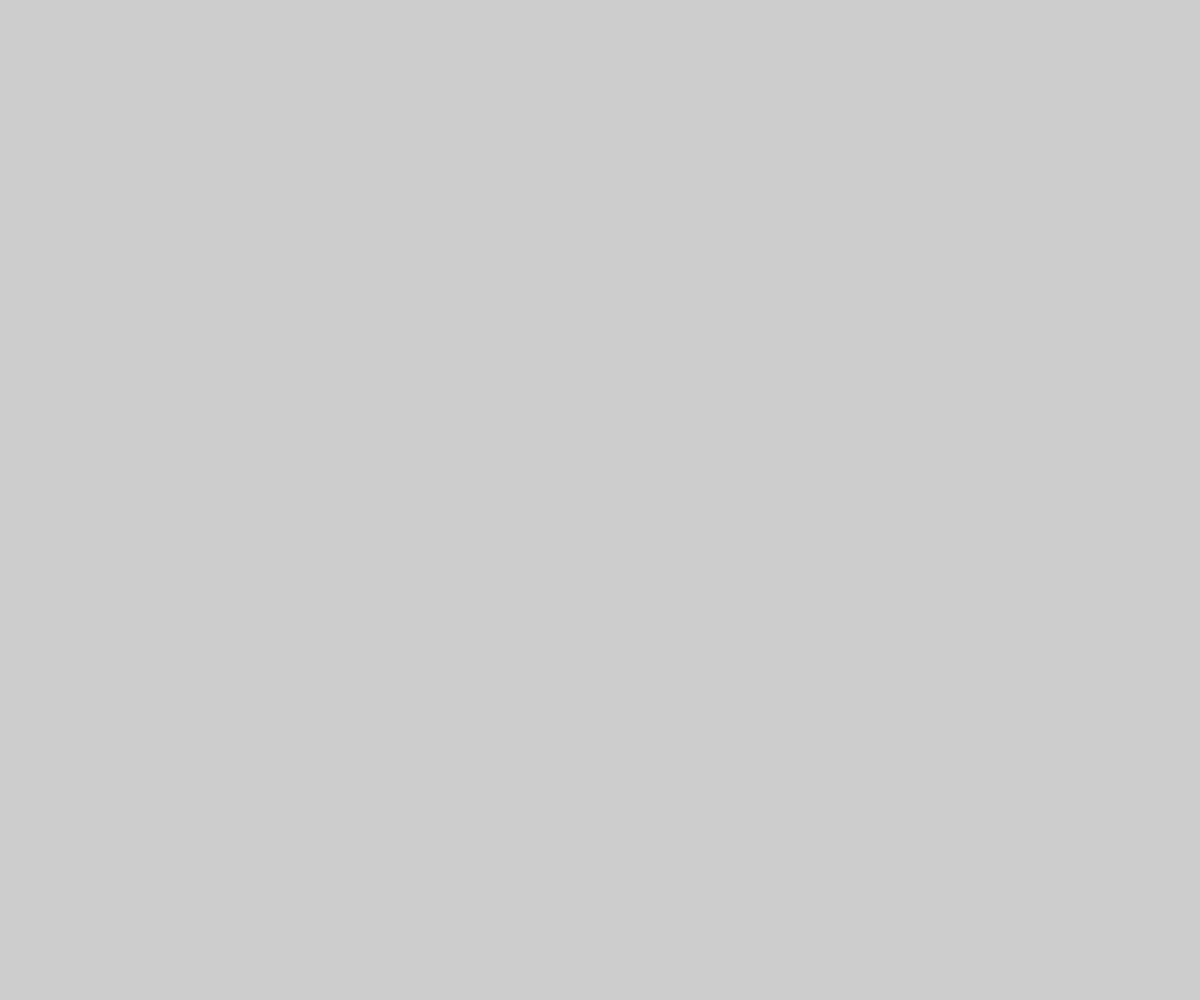
Frame 1 (no input)
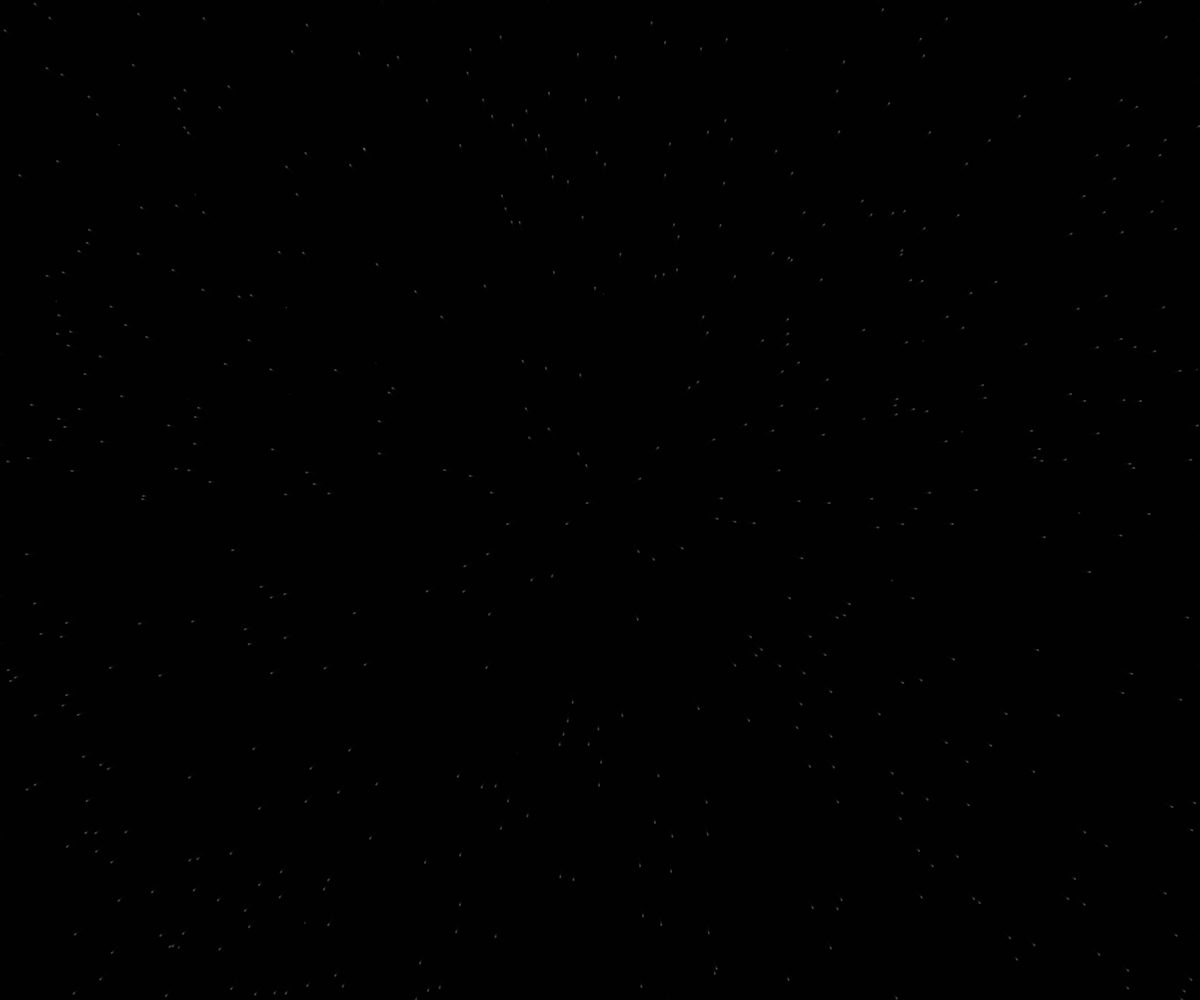
Frame 60 (no input)
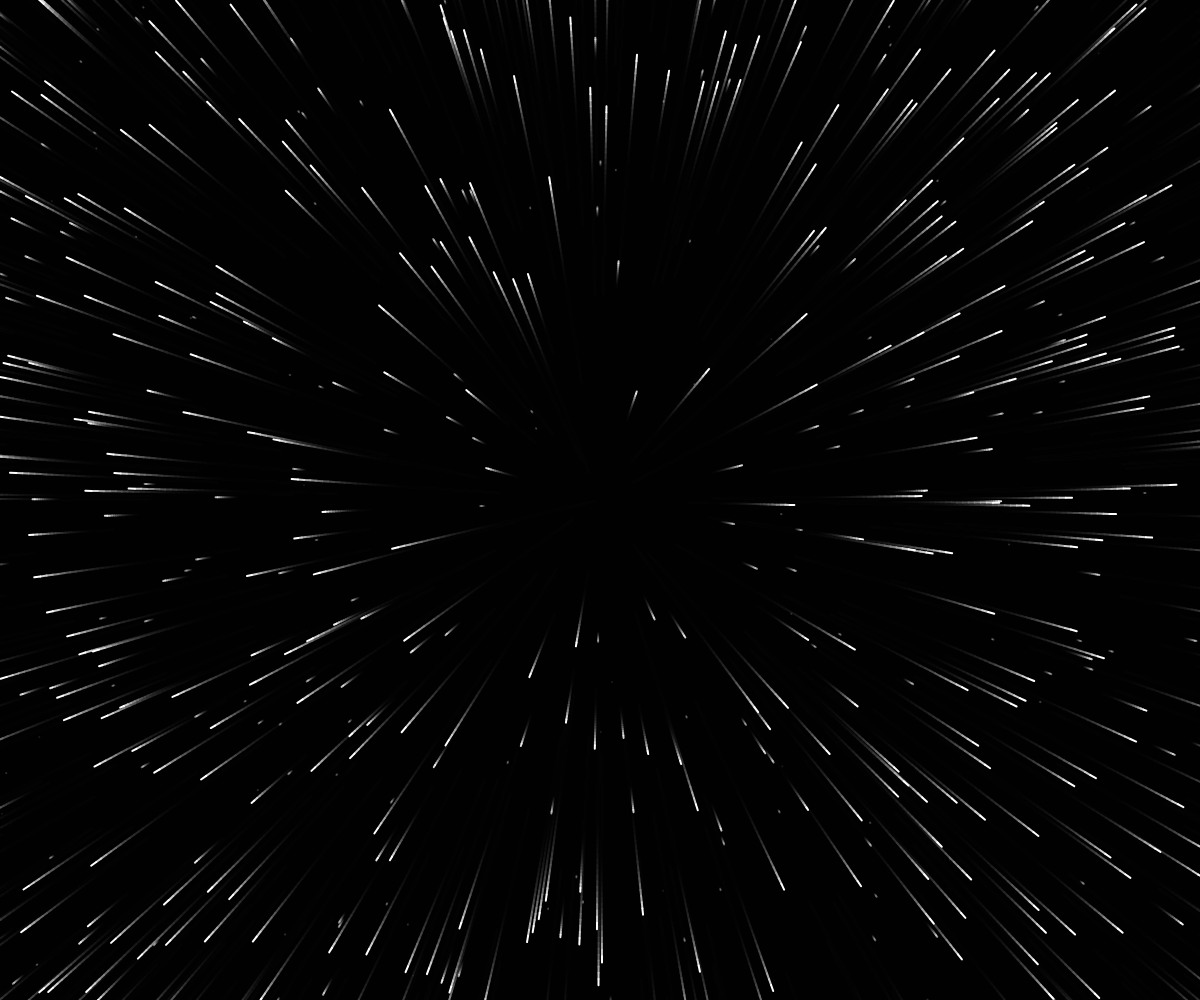
Frame 120 (the mouse pressed at the canvas centre since frame 60)

The p5.js sketch that drew these frames (run headless with seeded random() and noise() and a simulated clock; from frame 60 on, the mouse is pressed at the canvas centre):

// p5.js sketch
// ── sketch.js
const numStars = 500;
let stars = [];



function setup() {
  createCanvas(window.innerWidth, window.innerHeight);
  stroke(255);
  strokeWeight(2);
  
  for(let i = 0; i < numStars; i ++) {
    stars.push(new Star(random(width), random(height)));
  }
}

function draw() {
  background(0, 50);
  
  const acc = map(mouseX, 0, width, 0.005, 0.2);
  
  stars = stars.filter(star => {
    star.draw();
    star.update(acc);
    return star.isActive();
  });
  
  while(stars.length < numStars) {
    stars.push(new Star(random(width), random(height)));
  }
}

function onScreen(x, y) {
  return x >= 0 && x <= width && y >= 0 && y <= height;  
}
// ── star.js
class Star {
    constructor(x, y) {
      this.pos = createVector(x, y);
      this.prevPos = createVector(x, y);
      
      this.vel = createVector(0, 0);
      
      this.ang = atan2(y - (height/2), x - (width/2));
    }
    
    isActive() {
      return onScreen(this.prevPos.x, this.prevPos.y);
    }
    
    update(acc) {
      this.vel.x += cos(this.ang) * acc;
      this.vel.y += sin(this.ang) * acc;
      
      this.prevPos.x = this.pos.x;
      this.prevPos.y = this.pos.y;
      
      this.pos.x += this.vel.x;
      this.pos.y += this.vel.y;
    }
    
    draw() {
      const alpha = map(this.vel.mag(), 0, 3, 0, 255);
      stroke(255, alpha);
      line(this.pos.x, this.pos.y, this.prevPos.x, this.prevPos.y);
    }
  }
// ── style.css
html, body {
  margin: 0;
  padding: 0;
}

canvas {
  padding: 0;
  margin: auto;
  display: block;
  width: 800px;
  height: 600px;
  position: absolute;
  top: 0;
  bottom: 0;
  left: 0;
  right: 0;
}
